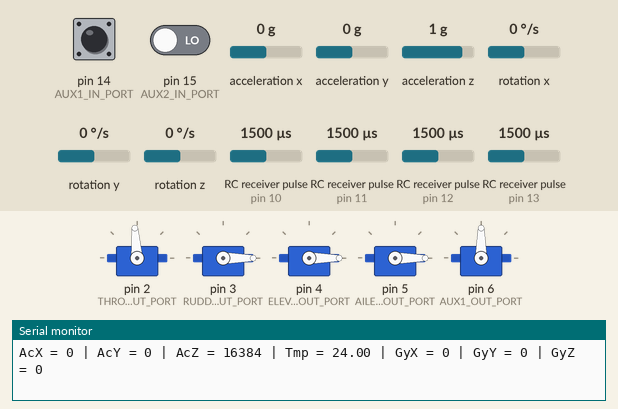
Bench run of a sketch on a simulated Arduino Uno, built with avr-gcc and run on an emulated ATmega328P. Shown: 5 × servo, the last lines printed to the serial monitor. Wiring (inferred from the names in the program): 4 × RC receiver channel: data pin 10 / data pin 11 / data pin 12 / data pin 13; MPU-6050 motion sensor at I2C address 0x68. The test bench sets the inputs (shaded band); at power-on: acceleration z 1 g, acceleration x 0 g, acceleration y 0 g, pin 14 (AUX1_IN_PORT) LOW, pin 15 (AUX2_IN_PORT) LOW, rotation x 0 °/s, rotation y 0 °/s, rotation z 0 °/s, RC receiver pulse (sensors on pin 10, pin 11, pin 12, pin 13) 1500 µs.

Above: at 1.4 s.
1.5 s: acceleration z set to -1.4 g
At 2.08 s:
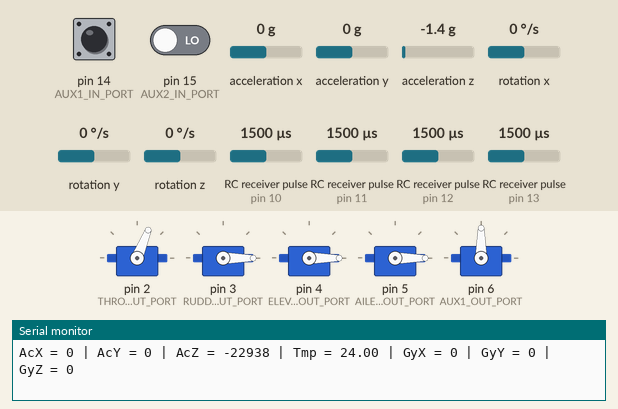
4.5 s: acceleration z set to 0.8 g
At 4.55 s:
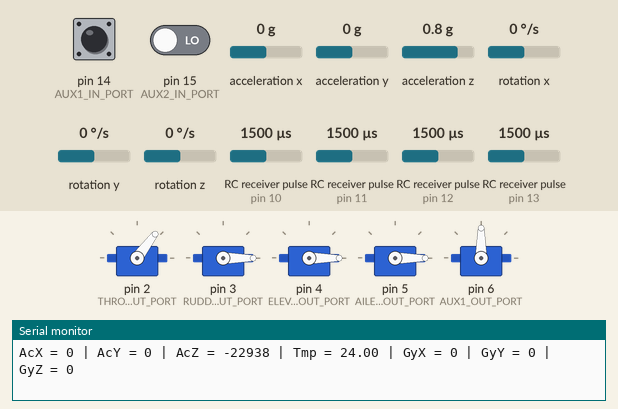
7.5 s: acceleration x set to -1.4 g
At 7.56 s:
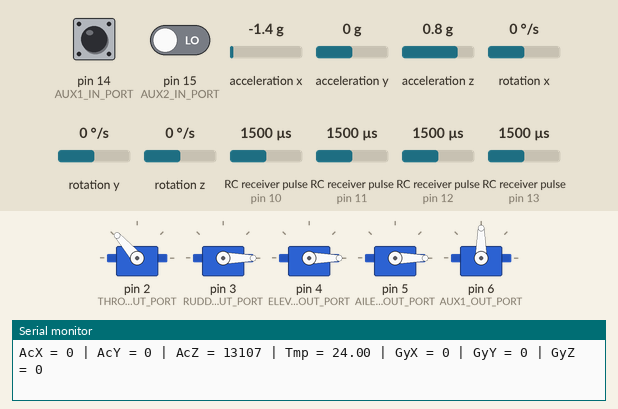
10.5 s: acceleration y set to -1.4 g
13.5 s: acceleration z set to -0.8 g
16.5 s: pin 14 (AUX1_IN_PORT) pulsed HIGH 2 times (0.12 s each, 0.3 s apart)
At 17.74 s:
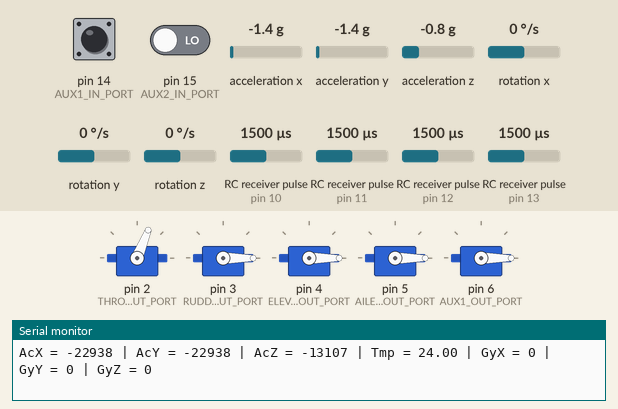
Timing chart, 0 to 24.7 s (numbered marks = the images above; inputs shaded):
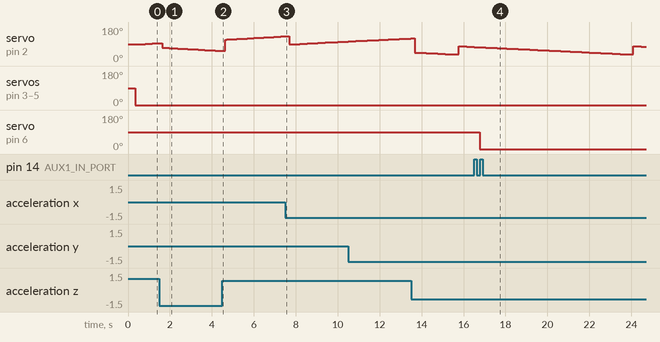

Measured:
- after the input at 16.5 s, servo on pin 6 (AUX1_OUT_PORT): 90° → 0° after 0.28 s

The sketch:

multi_pin.ino
```cpp
/*
This code reads the time multiple PPM signals are HIGH and passes it through to input
*/
#include <Servo.h>
//TODO: download Timer1 library
//TODO: use Due for interrupts
#include <Wire.h>
#include <EnableInterrupt.h>

#define SIGNAL_NEUTRAL 1400
//#define THROTTLE_INT_PORT 0 //unneeded because of PChangeInt

#define THROTTLE_IN_PORT 10
#define RUDDER_IN_PORT 11
#define ELEVATOR_IN_PORT 12
#define AILERON_IN_PORT 13
#define AUX1_IN_PORT 14
#define AUX2_IN_PORT 15

#define THROTTLE_OUT_PORT 2
#define RUDDER_OUT_PORT 3
#define ELEVATOR_OUT_PORT 4
#define AILERON_OUT_PORT 5
#define AUX1_OUT_PORT 6

#define THROTTLE_FLAG 1
#define RUDDER_FLAG 2
#define ELEVATOR_FLAG 4
#define AILERON_FLAG 8
#define AUX1_FLAG 16
#define AUX2_FLAG 32

#define MULTIPLIER 50

volatile uint8_t sharedFlags = 0;
volatile uint16_t sharedThrottle = SIGNAL_NEUTRAL;
volatile uint16_t sharedRudder = SIGNAL_NEUTRAL;
volatile uint16_t sharedElevator = SIGNAL_NEUTRAL;
volatile uint16_t sharedAileron = SIGNAL_NEUTRAL;
volatile uint16_t sharedAux1 = SIGNAL_NEUTRAL;
volatile uint16_t sharedAux2 = SIGNAL_NEUTRAL;

volatile uint32_t throttleStart;
volatile uint32_t rudderStart;
volatile uint32_t elevatorStart;
volatile uint32_t aileronStart;
volatile uint32_t aux1Start;
volatile uint32_t aux2Start;

Servo throttle, rudder, elevator, aileron, aux1;

const int MPU = 0x68; // I2C address of the MPU-6050
int16_t AcX, AcY, AcZ, Tmp, GyX, GyY, GyZ;
int16_t AcXCal, AcYCal, AcZCal, TmpCal, GyXCal, GyYCal, GyZCal;

double throttleIGain = 1;
double rudderIGain = 1;
double elevatorIGain = 1;
double aileronIGain = 1;

void setup() {
  // put your setup code here, to run once:
  enableInterrupt(THROTTLE_IN_PORT, calcThrottle, CHANGE);
  enableInterrupt(RUDDER_IN_PORT, calcRudder, CHANGE);
  enableInterrupt(ELEVATOR_IN_PORT, calcElevator, CHANGE);
  enableInterrupt(AILERON_IN_PORT, calcAileron, CHANGE);
  enableInterrupt(AUX1_IN_PORT, calcAux1, CHANGE);
  enableInterrupt(AUX2_IN_PORT, calcAux2, CHANGE);

  throttle.attach(THROTTLE_OUT_PORT);
  rudder.attach(RUDDER_OUT_PORT);
  elevator.attach(ELEVATOR_OUT_PORT);
  aileron.attach(AILERON_OUT_PORT);
  aux1.attach(AUX1_OUT_PORT);

  Wire.begin();
  Wire.beginTransmission(MPU);
  Wire.write(0x6B);  // PWR_MGMT_1 register
  Wire.write(0);     // set to zero (wakes up the MPU-6050)
  Wire.endTransmission(true);

  Serial.begin(9600);

  calibrateMPU6050();

  Serial.println("Accel and Gyro Calibrated");
}

void loop() {
  // put your main code here, to run repeatedly:
  static uint16_t throttleIn;
  static uint16_t rudderIn;
  static uint16_t elevatorIn;
  static uint16_t aileronIn;
  static uint16_t aux1In;
  static uint16_t aux2In;

  static uint16_t throttleProcessed;
  static uint16_t rudderProcessed;
  static uint16_t elevatorProcessed;
  static uint16_t aileronProcessed;
  static uint16_t aux1Processed;
  static uint16_t aux2Processed;

  static uint8_t flags;

  if (sharedFlags) {
    noInterrupts();
    flags = sharedFlags;

    if (flags & THROTTLE_FLAG) {
      throttleIn = sharedThrottle;
      //throttleProcessed = sharedThrottle;
    }

    if (flags & RUDDER_FLAG) {
      rudderIn = sharedRudder;
      //rudderProcessed = sharedRudder;
    }

    if (flags & ELEVATOR_FLAG) {
      elevatorIn = sharedElevator;
      //elevatorProcessed = sharedElevator;
    }

    if (flags & AILERON_FLAG) {
      aileronIn = sharedAileron;
      //aileronProcessed = sharedAileron;
    }

    if (flags & AUX1_FLAG) {
      aux1In = sharedAux1;
      //aux1Processed = sharedAux1;
    }

    if (flags & AUX2_FLAG) {
      aux2In = sharedAux2;
      //aux2Processed = sharedAux2;
    }

    sharedFlags = 0;
    interrupts();
  }

  //PROCESSING
  if (aux2In < SIGNAL_NEUTRAL-200) {//if processing...
    getMPU6050();
    if (flags & THROTTLE_FLAG) {
      if (AcZ > AcZCal + 200 && MULTIPLIER * throttleIGain < 500) {//if FALLING
        throttleProcessed = SIGNAL_NEUTRAL + MULTIPLIER * throttleIGain;
        throttleIGain += 0.1;
      } else if (AcZ < AcZCal - 200 && MULTIPLIER * throttleIGain < 500) {//if RISING
        throttleProcessed = SIGNAL_NEUTRAL - MULTIPLIER * throttleIGain;
        throttleIGain += 0.1;
      } else {//if STABLE
        throttleIGain = 1;
      }
    }

    if (flags & RUDDER_FLAG) {
      if (false) {

      }
    }

    if (flags & ELEVATOR_FLAG) {
      if (false) {

      }
    }

    if (flags & AILERON_FLAG) {
      if (false) {

      }
    }

    if (flags & AUX1_FLAG) {
      if (false) {

      }
    }
  } else {
    throttleIGain = 1;
    rudderIGain = 1;
    elevatorIGain = 1;
    aileronIGain = 1;
  }
  //WRITING
  if (aux2In < SIGNAL_NEUTRAL-200) {//if processing...
    if (flags & THROTTLE_FLAG) {
      if (throttle.readMicroseconds() != throttleProcessed) {
        throttle.writeMicroseconds(throttleProcessed);
      }
    }

    if (flags & RUDDER_FLAG) {
      if (rudder.readMicroseconds() != rudderProcessed) {
        rudder.writeMicroseconds(rudderProcessed);
      }
    }

    if (flags & ELEVATOR_FLAG) {
      if (elevator.readMicroseconds() != elevatorProcessed) {
        elevator.writeMicroseconds(elevatorProcessed);
      }
    }

    if (flags & AILERON_FLAG) {
      if (aileron.readMicroseconds() != aileronProcessed) {
        aileron.writeMicroseconds(aileronProcessed);
      }
    }

    if (flags & AUX1_FLAG) {
      if (aux1.readMicroseconds() != aux1Processed) {
        aux1.writeMicroseconds(aux1Processed);
      }
    }
  } else {//pass values through
    if (flags & THROTTLE_FLAG) {
      if (throttle.readMicroseconds() != throttleIn) {
        throttle.writeMicroseconds(throttleIn);
      }
    }

    if (flags & RUDDER_FLAG) {
      if (rudder.readMicroseconds() != rudderIn) {
        rudder.writeMicroseconds(rudderIn);
      }
    }

    if (flags & ELEVATOR_FLAG) {
      if (elevator.readMicroseconds() != elevatorIn) {
        elevator.writeMicroseconds(elevatorIn);
      }
    }

    if (flags & AILERON_FLAG) {
      if (aileron.readMicroseconds() != aileronIn) {
        aileron.writeMicroseconds(aileronIn);
      }
    }

    if (flags & AUX1_FLAG) {
      if (aux1.readMicroseconds() != aux1In) {
        aux1.writeMicroseconds(aux1In);
      }
    }
  }
}

void calcThrottle() {
  //calculate the length of the HIGH PPM wave
  if (digitalRead(THROTTLE_IN_PORT) == HIGH) {
    throttleStart = micros();
  }
  else {
    sharedThrottle = (uint32_t)(micros() - throttleStart);
    sharedFlags |= THROTTLE_FLAG;
  }
}

void calcRudder() {
  //calculate the length of the HIGH PPM wave
  if (digitalRead(RUDDER_IN_PORT) == HIGH) {
    rudderStart = micros();
  }
  else {
    sharedRudder = (uint32_t)(micros() - rudderStart);
    sharedFlags |= RUDDER_FLAG;
  }
}

void calcElevator() {
  //calculate the length of the HIGH PPM wave
  if (digitalRead(ELEVATOR_IN_PORT) == HIGH) {
    elevatorStart = micros();
  }
  else {
    sharedElevator = (uint32_t)(micros() - elevatorStart);
    sharedFlags |= ELEVATOR_FLAG;
  }
}

void calcAileron() {
  //calculate the length of the HIGH PPM wave
  if (digitalRead(AILERON_IN_PORT) == HIGH) {
    aileronStart = micros();
  }
  else {
    sharedAileron = (uint32_t)(micros() - aileronStart);
    sharedFlags |= AILERON_FLAG;
  }
}

void calcAux1() {
  //calculate the length of the HIGH PPM wave
  if (digitalRead(AUX1_IN_PORT) == HIGH) {
    aux1Start = micros();
  }
  else {
    sharedAux1 = (uint32_t)(micros() - aux1Start);
    sharedFlags |= AUX1_FLAG;
  }
}

void calcAux2() {
  //calculate the length of the HIGH PPM wave
  if (digitalRead(AUX2_IN_PORT) == HIGH) {
    aux2Start = micros();
  }
  else {
    sharedAux2 = (uint32_t)(micros() - aux2Start);
    sharedFlags |= AUX2_FLAG;
  }
}

void getMPU6050() {
  Wire.beginTransmission(MPU);
  Wire.write(0x3B);  // starting with register 0x3B (ACCEL_XOUT_H)
  Wire.endTransmission(false);
  Wire.requestFrom(MPU, 14, true); // request a total of 14 registers
  AcX = Wire.read() << 8 | Wire.read(); // 0x3B (ACCEL_XOUT_H) & 0x3C (ACCEL_XOUT_L)
  AcY = Wire.read() << 8 | Wire.read(); // 0x3D (ACCEL_YOUT_H) & 0x3E (ACCEL_YOUT_L)
  AcZ = Wire.read() << 8 | Wire.read(); // 0x3F (ACCEL_ZOUT_H) & 0x40 (ACCEL_ZOUT_L)
  Tmp = Wire.read() << 8 | Wire.read(); // 0x41 (TEMP_OUT_H) & 0x42 (TEMP_OUT_L)
  GyX = Wire.read() << 8 | Wire.read(); // 0x43 (GYRO_XOUT_H) & 0x44 (GYRO_XOUT_L)
  GyY = Wire.read() << 8 | Wire.read(); // 0x45 (GYRO_YOUT_H) & 0x46 (GYRO_YOUT_L)
  GyZ = Wire.read() << 8 | Wire.read(); // 0x47 (GYRO_ZOUT_H) & 0x48 (GYRO_ZOUT_L)
  Serial.print("AcX = "); Serial.print(AcX);
  Serial.print(" | AcY = "); Serial.print(AcY);
  Serial.print(" | AcZ = "); Serial.print(AcZ);
  Serial.print(" | Tmp = "); Serial.print(Tmp / 340.00 + 36.53); //equation for temperature in degrees C from datasheet
  Serial.print(" | GyX = "); Serial.print(GyX);
  Serial.print(" | GyY = "); Serial.print(GyY);
  Serial.print(" | GyZ = "); Serial.println(GyZ);
}

void calibrateMPU6050() {
  getMPU6050();
  AcXCal = AcX;
  AcYCal = AcY;
  AcZCal = AcZ;
  TmpCal = Tmp;
  GyXCal = GyX;
  GyYCal = GyY;
  GyZCal = GyZ;
  delay(100);
  getMPU6050();
  AcXCal = (AcX + AcXCal) / 2;
  AcYCal = (AcY + AcYCal) / 2;
  AcZCal = (AcZ + AcZCal) / 2;
  TmpCal = (Tmp + TmpCal) / 2;
  GyXCal = (GyX + GyXCal) / 2;
  GyYCal = (GyY + GyYCal) / 2;
  GyZCal = (GyZ + GyZCal) / 2;
  delay(100);
  getMPU6050();
  AcXCal = (AcX + AcXCal) / 2;
  AcYCal = (AcY + AcYCal) / 2;
  AcZCal = (AcZ + AcZCal) / 2;
  TmpCal = (Tmp + TmpCal) / 2;
  GyXCal = (GyX + GyXCal) / 2;
  GyYCal = (GyY + GyYCal) / 2;
  GyZCal = (GyZ + GyZCal) / 2;
}
```
